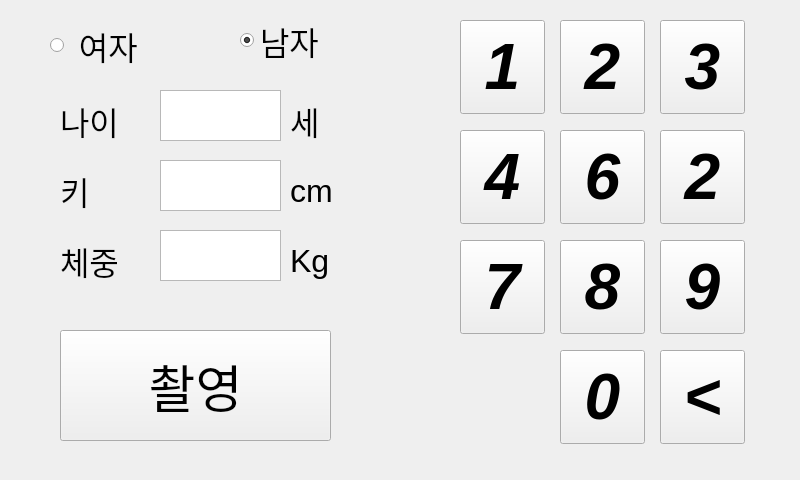
<?xml version="1.0" encoding="UTF-8"?>
<ui version="4.0">
 <class>MainWindow</class>
 <widget class="QMainWindow" name="MainWindow">
  <property name="geometry">
   <rect>
    <x>0</x>
    <y>0</y>
    <width>800</width>
    <height>480</height>
   </rect>
  </property>
  <property name="windowTitle">
   <string>링커버스 인네일 스케너</string>
  </property>
  <property name="windowOpacity">
   <double>2.000000000000000</double>
  </property>
  <widget class="QWidget" name="centralwidget">
   <widget class="QPushButton" name="num_1">
    <property name="geometry">
     <rect>
      <x>460</x>
      <y>20</y>
      <width>85</width>
      <height>94</height>
     </rect>
    </property>
    <property name="sizePolicy">
     <sizepolicy hsizetype="Fixed" vsizetype="Fixed">
      <horstretch>0</horstretch>
      <verstretch>0</verstretch>
     </sizepolicy>
    </property>
    <property name="sizeIncrement">
     <size>
      <width>70</width>
      <height>80</height>
     </size>
    </property>
    <property name="baseSize">
     <size>
      <width>70</width>
      <height>80</height>
     </size>
    </property>
    <property name="font">
     <font>
      <pointsize>48</pointsize>
      <weight>75</weight>
      <italic>true</italic>
      <bold>true</bold>
     </font>
    </property>
    <property name="autoFillBackground">
     <bool>false</bool>
    </property>
    <property name="locale">
     <locale language="Korean" country="SouthKorea"/>
    </property>
    <property name="text">
     <string>1</string>
    </property>
    <property name="autoDefault">
     <bool>false</bool>
    </property>
    <property name="default">
     <bool>false</bool>
    </property>
   </widget>
   <widget class="QPushButton" name="num_2">
    <property name="geometry">
     <rect>
      <x>560</x>
      <y>20</y>
      <width>85</width>
      <height>94</height>
     </rect>
    </property>
    <property name="sizePolicy">
     <sizepolicy hsizetype="Fixed" vsizetype="Fixed">
      <horstretch>0</horstretch>
      <verstretch>0</verstretch>
     </sizepolicy>
    </property>
    <property name="sizeIncrement">
     <size>
      <width>70</width>
      <height>80</height>
     </size>
    </property>
    <property name="baseSize">
     <size>
      <width>70</width>
      <height>80</height>
     </size>
    </property>
    <property name="font">
     <font>
      <pointsize>48</pointsize>
      <weight>75</weight>
      <italic>true</italic>
      <bold>true</bold>
     </font>
    </property>
    <property name="autoFillBackground">
     <bool>false</bool>
    </property>
    <property name="locale">
     <locale language="Korean" country="SouthKorea"/>
    </property>
    <property name="text">
     <string>2</string>
    </property>
    <property name="autoDefault">
     <bool>false</bool>
    </property>
    <property name="default">
     <bool>false</bool>
    </property>
   </widget>
   <widget class="QPushButton" name="num_3">
    <property name="geometry">
     <rect>
      <x>660</x>
      <y>20</y>
      <width>85</width>
      <height>94</height>
     </rect>
    </property>
    <property name="sizePolicy">
     <sizepolicy hsizetype="Fixed" vsizetype="Fixed">
      <horstretch>0</horstretch>
      <verstretch>0</verstretch>
     </sizepolicy>
    </property>
    <property name="sizeIncrement">
     <size>
      <width>70</width>
      <height>80</height>
     </size>
    </property>
    <property name="baseSize">
     <size>
      <width>70</width>
      <height>80</height>
     </size>
    </property>
    <property name="font">
     <font>
      <pointsize>48</pointsize>
      <weight>75</weight>
      <italic>true</italic>
      <bold>true</bold>
     </font>
    </property>
    <property name="autoFillBackground">
     <bool>false</bool>
    </property>
    <property name="locale">
     <locale language="Korean" country="SouthKorea"/>
    </property>
    <property name="text">
     <string>3</string>
    </property>
    <property name="autoDefault">
     <bool>false</bool>
    </property>
    <property name="default">
     <bool>false</bool>
    </property>
   </widget>
   <widget class="QPushButton" name="num_4">
    <property name="geometry">
     <rect>
      <x>460</x>
      <y>130</y>
      <width>85</width>
      <height>94</height>
     </rect>
    </property>
    <property name="sizePolicy">
     <sizepolicy hsizetype="Fixed" vsizetype="Fixed">
      <horstretch>0</horstretch>
      <verstretch>0</verstretch>
     </sizepolicy>
    </property>
    <property name="sizeIncrement">
     <size>
      <width>70</width>
      <height>80</height>
     </size>
    </property>
    <property name="baseSize">
     <size>
      <width>70</width>
      <height>80</height>
     </size>
    </property>
    <property name="font">
     <font>
      <pointsize>48</pointsize>
      <weight>75</weight>
      <italic>true</italic>
      <bold>true</bold>
     </font>
    </property>
    <property name="autoFillBackground">
     <bool>false</bool>
    </property>
    <property name="locale">
     <locale language="Korean" country="SouthKorea"/>
    </property>
    <property name="text">
     <string>4</string>
    </property>
    <property name="autoDefault">
     <bool>false</bool>
    </property>
    <property name="default">
     <bool>false</bool>
    </property>
   </widget>
   <widget class="QPushButton" name="num_5">
    <property name="geometry">
     <rect>
      <x>560</x>
      <y>130</y>
      <width>85</width>
      <height>94</height>
     </rect>
    </property>
    <property name="sizePolicy">
     <sizepolicy hsizetype="Fixed" vsizetype="Fixed">
      <horstretch>0</horstretch>
      <verstretch>0</verstretch>
     </sizepolicy>
    </property>
    <property name="sizeIncrement">
     <size>
      <width>70</width>
      <height>80</height>
     </size>
    </property>
    <property name="baseSize">
     <size>
      <width>70</width>
      <height>80</height>
     </size>
    </property>
    <property name="font">
     <font>
      <pointsize>48</pointsize>
      <weight>75</weight>
      <italic>true</italic>
      <bold>true</bold>
     </font>
    </property>
    <property name="autoFillBackground">
     <bool>false</bool>
    </property>
    <property name="locale">
     <locale language="Korean" country="SouthKorea"/>
    </property>
    <property name="text">
     <string>6</string>
    </property>
    <property name="autoDefault">
     <bool>false</bool>
    </property>
    <property name="default">
     <bool>false</bool>
    </property>
   </widget>
   <widget class="QPushButton" name="num_6">
    <property name="geometry">
     <rect>
      <x>660</x>
      <y>130</y>
      <width>85</width>
      <height>94</height>
     </rect>
    </property>
    <property name="sizePolicy">
     <sizepolicy hsizetype="Fixed" vsizetype="Fixed">
      <horstretch>0</horstretch>
      <verstretch>0</verstretch>
     </sizepolicy>
    </property>
    <property name="sizeIncrement">
     <size>
      <width>70</width>
      <height>80</height>
     </size>
    </property>
    <property name="baseSize">
     <size>
      <width>70</width>
      <height>80</height>
     </size>
    </property>
    <property name="font">
     <font>
      <pointsize>48</pointsize>
      <weight>75</weight>
      <italic>true</italic>
      <bold>true</bold>
     </font>
    </property>
    <property name="autoFillBackground">
     <bool>false</bool>
    </property>
    <property name="locale">
     <locale language="Korean" country="SouthKorea"/>
    </property>
    <property name="text">
     <string>2</string>
    </property>
    <property name="autoDefault">
     <bool>false</bool>
    </property>
    <property name="default">
     <bool>false</bool>
    </property>
   </widget>
   <widget class="QPushButton" name="num_7">
    <property name="geometry">
     <rect>
      <x>460</x>
      <y>240</y>
      <width>85</width>
      <height>94</height>
     </rect>
    </property>
    <property name="sizePolicy">
     <sizepolicy hsizetype="Fixed" vsizetype="Fixed">
      <horstretch>0</horstretch>
      <verstretch>0</verstretch>
     </sizepolicy>
    </property>
    <property name="sizeIncrement">
     <size>
      <width>70</width>
      <height>80</height>
     </size>
    </property>
    <property name="baseSize">
     <size>
      <width>70</width>
      <height>80</height>
     </size>
    </property>
    <property name="font">
     <font>
      <pointsize>48</pointsize>
      <weight>75</weight>
      <italic>true</italic>
      <bold>true</bold>
     </font>
    </property>
    <property name="autoFillBackground">
     <bool>false</bool>
    </property>
    <property name="locale">
     <locale language="Korean" country="SouthKorea"/>
    </property>
    <property name="text">
     <string>7</string>
    </property>
    <property name="autoDefault">
     <bool>false</bool>
    </property>
    <property name="default">
     <bool>false</bool>
    </property>
   </widget>
   <widget class="QPushButton" name="num_8">
    <property name="geometry">
     <rect>
      <x>560</x>
      <y>240</y>
      <width>85</width>
      <height>94</height>
     </rect>
    </property>
    <property name="sizePolicy">
     <sizepolicy hsizetype="Fixed" vsizetype="Fixed">
      <horstretch>0</horstretch>
      <verstretch>0</verstretch>
     </sizepolicy>
    </property>
    <property name="sizeIncrement">
     <size>
      <width>70</width>
      <height>80</height>
     </size>
    </property>
    <property name="baseSize">
     <size>
      <width>70</width>
      <height>80</height>
     </size>
    </property>
    <property name="font">
     <font>
      <pointsize>48</pointsize>
      <weight>75</weight>
      <italic>true</italic>
      <bold>true</bold>
     </font>
    </property>
    <property name="autoFillBackground">
     <bool>false</bool>
    </property>
    <property name="locale">
     <locale language="Korean" country="SouthKorea"/>
    </property>
    <property name="text">
     <string>8</string>
    </property>
    <property name="autoDefault">
     <bool>false</bool>
    </property>
    <property name="default">
     <bool>false</bool>
    </property>
   </widget>
   <widget class="QPushButton" name="num_9">
    <property name="geometry">
     <rect>
      <x>660</x>
      <y>240</y>
      <width>85</width>
      <height>94</height>
     </rect>
    </property>
    <property name="sizePolicy">
     <sizepolicy hsizetype="Fixed" vsizetype="Fixed">
      <horstretch>0</horstretch>
      <verstretch>0</verstretch>
     </sizepolicy>
    </property>
    <property name="sizeIncrement">
     <size>
      <width>70</width>
      <height>80</height>
     </size>
    </property>
    <property name="baseSize">
     <size>
      <width>70</width>
      <height>80</height>
     </size>
    </property>
    <property name="font">
     <font>
      <pointsize>48</pointsize>
      <weight>75</weight>
      <italic>true</italic>
      <bold>true</bold>
     </font>
    </property>
    <property name="autoFillBackground">
     <bool>false</bool>
    </property>
    <property name="locale">
     <locale language="Korean" country="SouthKorea"/>
    </property>
    <property name="text">
     <string>9</string>
    </property>
    <property name="autoDefault">
     <bool>false</bool>
    </property>
    <property name="default">
     <bool>false</bool>
    </property>
   </widget>
   <widget class="QPushButton" name="num_10">
    <property name="geometry">
     <rect>
      <x>560</x>
      <y>350</y>
      <width>85</width>
      <height>94</height>
     </rect>
    </property>
    <property name="sizePolicy">
     <sizepolicy hsizetype="Fixed" vsizetype="Fixed">
      <horstretch>0</horstretch>
      <verstretch>0</verstretch>
     </sizepolicy>
    </property>
    <property name="sizeIncrement">
     <size>
      <width>70</width>
      <height>80</height>
     </size>
    </property>
    <property name="baseSize">
     <size>
      <width>70</width>
      <height>80</height>
     </size>
    </property>
    <property name="font">
     <font>
      <pointsize>48</pointsize>
      <weight>75</weight>
      <italic>true</italic>
      <bold>true</bold>
     </font>
    </property>
    <property name="autoFillBackground">
     <bool>false</bool>
    </property>
    <property name="locale">
     <locale language="Korean" country="SouthKorea"/>
    </property>
    <property name="text">
     <string>0</string>
    </property>
    <property name="autoDefault">
     <bool>false</bool>
    </property>
    <property name="default">
     <bool>false</bool>
    </property>
   </widget>
   <widget class="QPushButton" name="num_11">
    <property name="geometry">
     <rect>
      <x>660</x>
      <y>350</y>
      <width>85</width>
      <height>94</height>
     </rect>
    </property>
    <property name="sizePolicy">
     <sizepolicy hsizetype="Fixed" vsizetype="Fixed">
      <horstretch>0</horstretch>
      <verstretch>0</verstretch>
     </sizepolicy>
    </property>
    <property name="sizeIncrement">
     <size>
      <width>70</width>
      <height>80</height>
     </size>
    </property>
    <property name="baseSize">
     <size>
      <width>70</width>
      <height>80</height>
     </size>
    </property>
    <property name="font">
     <font>
      <pointsize>48</pointsize>
      <weight>75</weight>
      <italic>true</italic>
      <bold>true</bold>
     </font>
    </property>
    <property name="autoFillBackground">
     <bool>false</bool>
    </property>
    <property name="locale">
     <locale language="Korean" country="SouthKorea"/>
    </property>
    <property name="text">
     <string>&lt;</string>
    </property>
    <property name="autoDefault">
     <bool>false</bool>
    </property>
    <property name="default">
     <bool>false</bool>
    </property>
   </widget>
   <widget class="QRadioButton" name="r_female">
    <property name="geometry">
     <rect>
      <x>50</x>
      <y>10</y>
      <width>171</width>
      <height>71</height>
     </rect>
    </property>
    <property name="font">
     <font>
      <pointsize>24</pointsize>
     </font>
    </property>
    <property name="text">
     <string> 여자</string>
    </property>
   </widget>
   <widget class="QRadioButton" name="radioButton_2">
    <property name="geometry">
     <rect>
      <x>240</x>
      <y>10</y>
      <width>141</width>
      <height>61</height>
     </rect>
    </property>
    <property name="font">
     <font>
      <pointsize>24</pointsize>
     </font>
    </property>
    <property name="locale">
     <locale language="Korean" country="SouthKorea"/>
    </property>
    <property name="text">
     <string>남자</string>
    </property>
    <property name="iconSize">
     <size>
      <width>24</width>
      <height>24</height>
     </size>
    </property>
    <property name="checked">
     <bool>true</bool>
    </property>
   </widget>
   <widget class="QLabel" name="label">
    <property name="geometry">
     <rect>
      <x>60</x>
      <y>90</y>
      <width>81</width>
      <height>61</height>
     </rect>
    </property>
    <property name="font">
     <font>
      <pointsize>24</pointsize>
     </font>
    </property>
    <property name="text">
     <string>나이</string>
    </property>
   </widget>
   <widget class="QTextEdit" name="textEdit">
    <property name="geometry">
     <rect>
      <x>160</x>
      <y>90</y>
      <width>121</width>
      <height>51</height>
     </rect>
    </property>
   </widget>
   <widget class="QTextEdit" name="textEdit_2">
    <property name="geometry">
     <rect>
      <x>160</x>
      <y>160</y>
      <width>121</width>
      <height>51</height>
     </rect>
    </property>
   </widget>
   <widget class="QLabel" name="label_2">
    <property name="geometry">
     <rect>
      <x>60</x>
      <y>160</y>
      <width>81</width>
      <height>61</height>
     </rect>
    </property>
    <property name="font">
     <font>
      <pointsize>24</pointsize>
     </font>
    </property>
    <property name="text">
     <string>키</string>
    </property>
   </widget>
   <widget class="QTextEdit" name="textEdit_3">
    <property name="geometry">
     <rect>
      <x>160</x>
      <y>230</y>
      <width>121</width>
      <height>51</height>
     </rect>
    </property>
   </widget>
   <widget class="QLabel" name="label_3">
    <property name="geometry">
     <rect>
      <x>60</x>
      <y>230</y>
      <width>81</width>
      <height>61</height>
     </rect>
    </property>
    <property name="font">
     <font>
      <pointsize>24</pointsize>
     </font>
    </property>
    <property name="text">
     <string>체중</string>
    </property>
   </widget>
   <widget class="QLabel" name="label_4">
    <property name="geometry">
     <rect>
      <x>290</x>
      <y>90</y>
      <width>41</width>
      <height>61</height>
     </rect>
    </property>
    <property name="font">
     <font>
      <pointsize>24</pointsize>
     </font>
    </property>
    <property name="text">
     <string>세</string>
    </property>
   </widget>
   <widget class="QLabel" name="label_5">
    <property name="geometry">
     <rect>
      <x>290</x>
      <y>160</y>
      <width>41</width>
      <height>61</height>
     </rect>
    </property>
    <property name="font">
     <font>
      <pointsize>24</pointsize>
     </font>
    </property>
    <property name="text">
     <string>cm</string>
    </property>
   </widget>
   <widget class="QLabel" name="label_6">
    <property name="geometry">
     <rect>
      <x>290</x>
      <y>230</y>
      <width>41</width>
      <height>61</height>
     </rect>
    </property>
    <property name="font">
     <font>
      <pointsize>24</pointsize>
     </font>
    </property>
    <property name="text">
     <string>Kg</string>
    </property>
   </widget>
   <widget class="QPushButton" name="capture_button">
    <property name="geometry">
     <rect>
      <x>60</x>
      <y>330</y>
      <width>271</width>
      <height>111</height>
     </rect>
    </property>
    <property name="font">
     <font>
      <pointsize>38</pointsize>
     </font>
    </property>
    <property name="text">
     <string>촬영</string>
    </property>
   </widget>
  </widget>
 </widget>
 <resources/>
 <connections/>
</ui>
